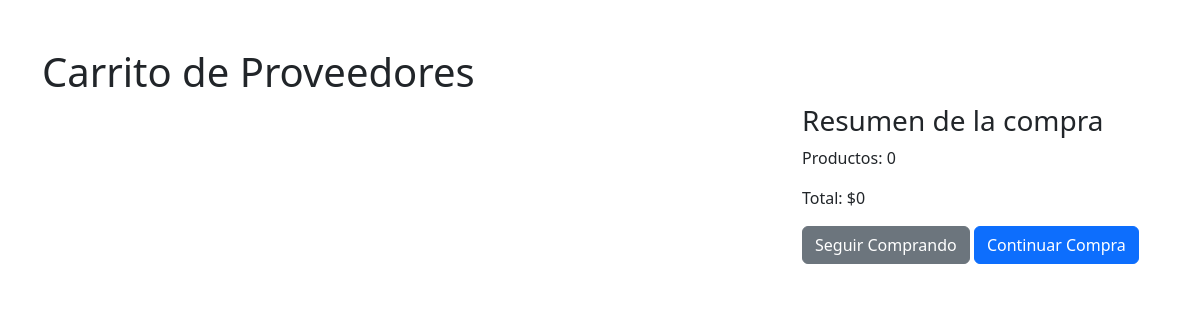
/proveedor_carrito/ (signed in), run on an earlier commit of the app's database.
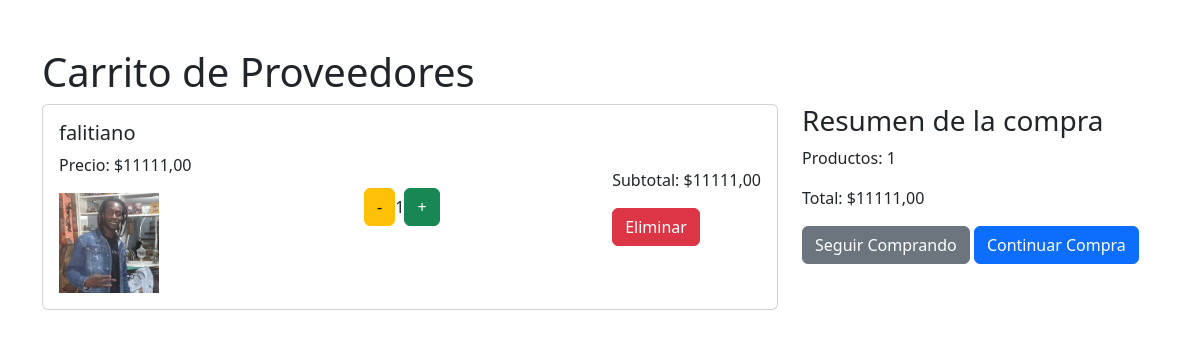
And on a later commit of the database.
### menu/models.py (models this page shows, shortened)
class ProveedorCarritoItem(models.Model):
    carrito = models.ForeignKey(ProveedorCarrito, on_delete=models.CASCADE)
    producto = models.ForeignKey(ProductosProveedor, on_delete=models.CASCADE)
    cantidad = models.IntegerField(default=1)
    agregado_en = models.DateTimeField(default=timezone.now)

class ProductosProveedor(models.Model):
    proveedor = models.ForeignKey(Proveedor, on_delete=models.CASCADE, related_name='productos')
    nombre_producto = models.CharField(max_length=100, verbose_name='Nombre del Producto')
    foto_producto = models.ImageField(upload_to='productos_proveedor/', verbose_name='Foto del Producto')
    precio_costo = models.DecimalField(max_digits=10, decimal_places=2, verbose_name='Precio de Costo')

### menu/views.py (the view)
# urls.py: path('proveedor_carrito/', views.proveedor_carrito, name='proveedor_carrito'),
@login_required
def proveedor_carrito(request):
    carrito, created = ProveedorCarrito.objects.get_or_create(usuario=request.user)
    items = ProveedorCarritoItem.objects.filter(carrito=carrito)
    total = sum(item.producto.precio_costo * item.cantidad for item in items)
    return render(request, 'proveedor_carrito.html', {'carrito': carrito, 'items': items, 'total': total})

### menu/context_processors.py (called while the page is built)
def carrito_items_count(request):
    if request.user.is_authenticated:
        try:
            carrito = Carrito.objects.get(usuario=request.user)
            count = CarritoItem.objects.filter(carrito=carrito).count()
        except Carrito.DoesNotExist:
            count = 0
    else:
        count = 0
    return {
        'carrito_items_count': count
    }

### menu/templatetags/custom_filters.py (called while the page is built)
@register.filter
def multiply(value, arg):
    return value * arg

### menu/templates/proveedor_carrito.html (shortened to what this page needs)
<!DOCTYPE html>
<html lang="en">
<head>
    <link href="https://cdn.jsdelivr.net/npm/bootstrap@5.3.3/dist/css/bootstrap.min.css" rel="stylesheet">
</head>
<body>
    {% load custom_filters %}
    <div class="container mt-5">
        <h1>Carrito de Proveedores</h1>
        <div class="row">
            <div class="col-md-8">
                {% for item in items %}
                <div class="card mb-3">
                    <div class="card-body cart-item">
                        <div>
                            <h5>{{ item.producto.nombre_producto }}</h5>
                            <p>Precio: ${{ item.producto.precio_costo }}</p>
                            <img src="{{ item.producto.foto_producto.url }}" alt="{{ item.producto.nombre_producto }}">
                        </div>
                        <div class="quantity-controls">
                            <a href="{% url 'disminuir_cantidad' item.id %}" class="btn btn-warning">-</a>
                            <span>{{ item.cantidad }}</span>
                            <a href="{% url 'aumentar_cantidad' item.id %}" class="btn btn-success">+</a>
                        </div>
                        <div>
                            <p>Subtotal: ${{ item.cantidad|multiply:item.producto.precio_costo }}</p>
                            <a href="{% url 'eliminar_del_proveedor_carrito' item.id %}" class="btn btn-danger">Eliminar</a>
                        </div>
                    </div>
                </div>
                {% endfor %}
            </div>
            <div class="col-md-4">
                <h3>Resumen de la compra</h3>
                <p>Productos: {{ items|length }}</p>
                <p>Total: ${{ total }}</p>
                <a href="#" class="btn btn-secondary">Seguir Comprando</a>
                <a href="{% url 'resumen_compra' %}" class="btn btn-primary">Continuar Compra</a>
            </div>
        </div>
    </div>
</body>
</html>

What changed in the data, as far as the page shows it:
added ProveedorCarritoItem: producto.nombre_producto "falitiano", producto.precio_costo "11111,00", producto.foto_producto (picture), cantidad "1", cantidad|multiply "11111,00"
Also different on the page:
{{ items|length }}: "0" → "1"
{{ total }}: "0" → "11111,00"
